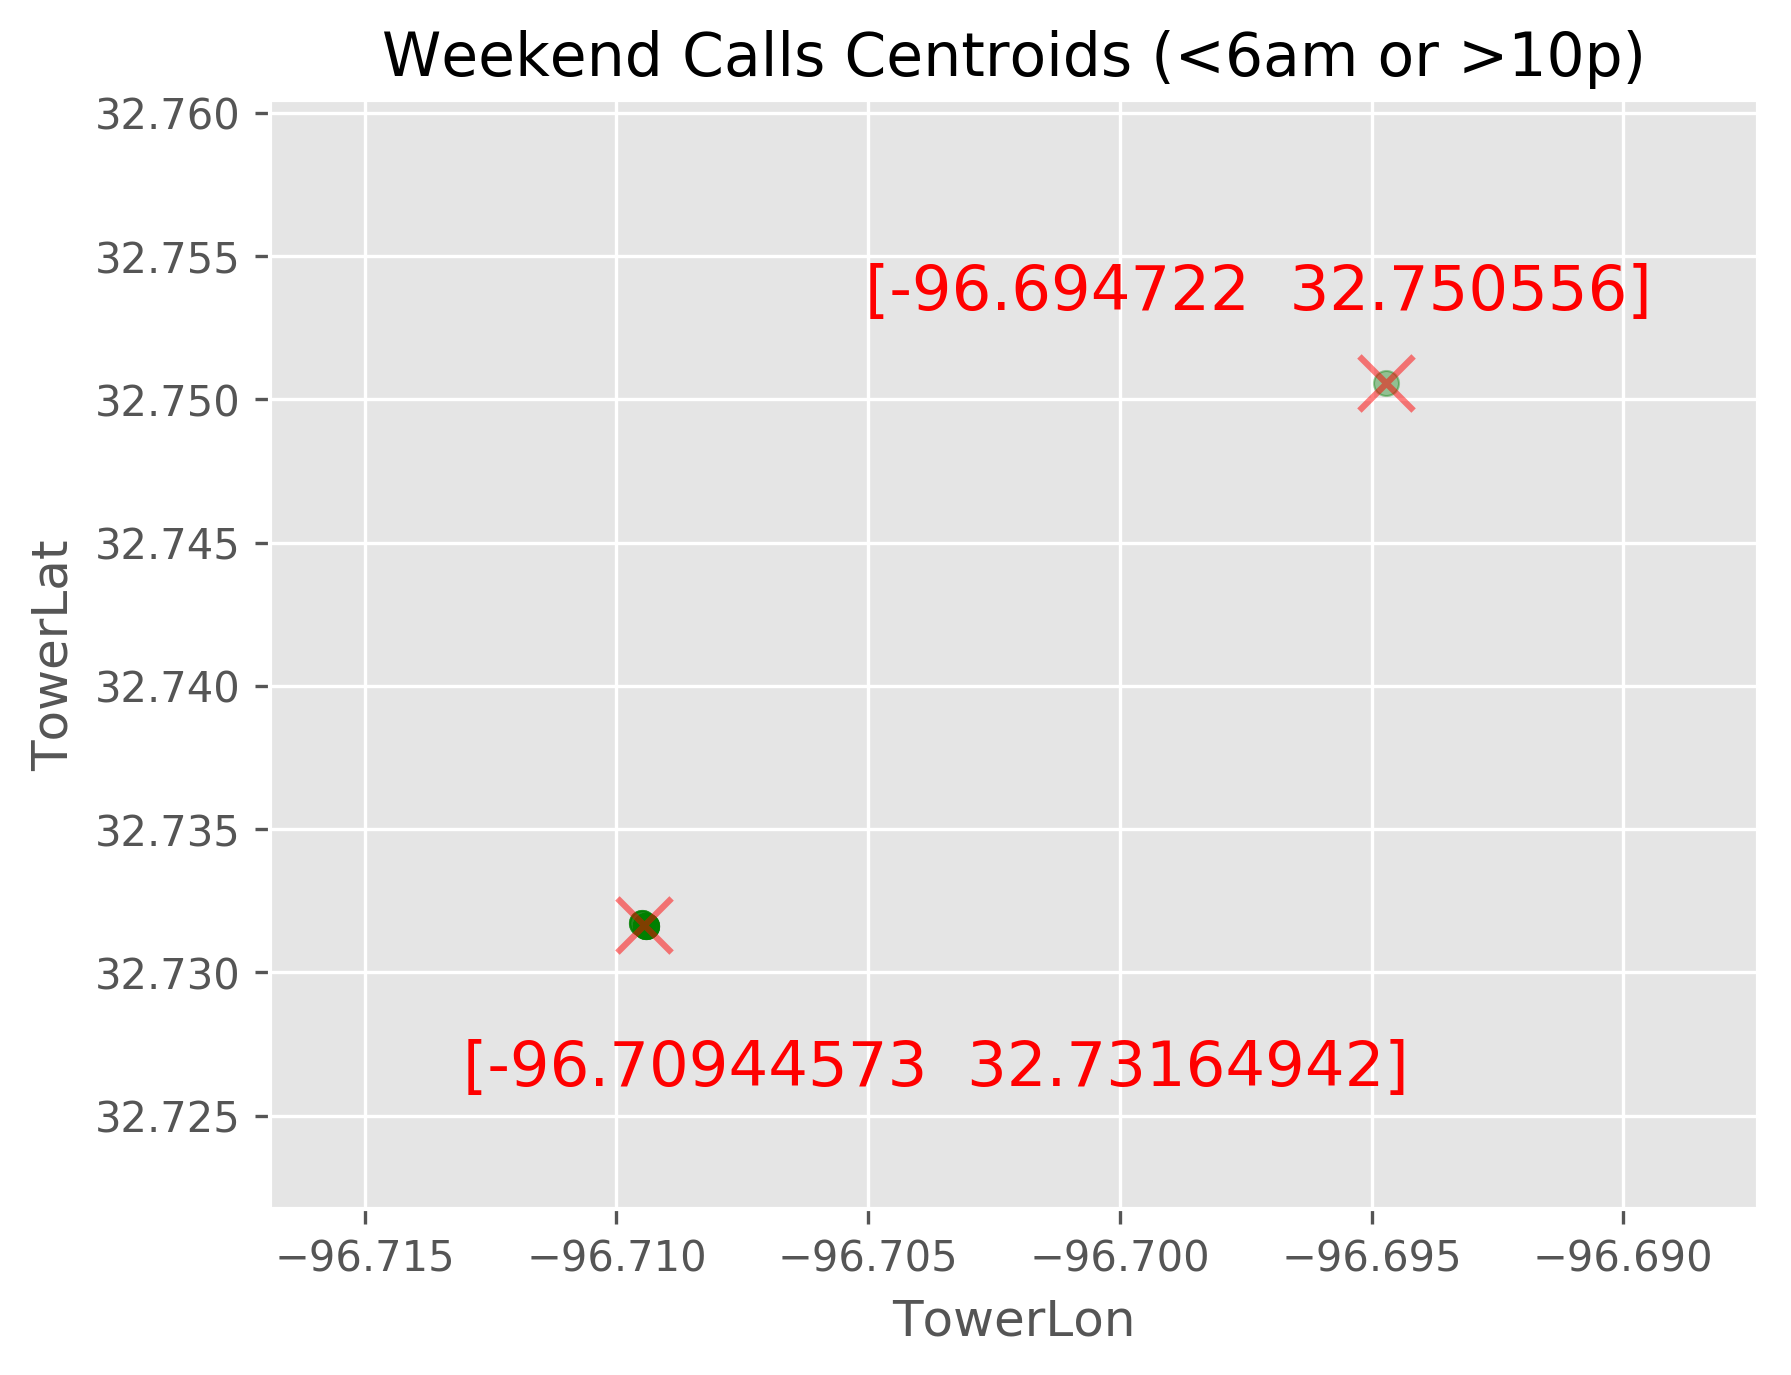

Recreate this plot in Python.
# you'll be exploring in this lab assignment using K-Means are: exactly how useful is telephone
# metadata (or Call Detail Records, CDR)? What kind of intelligence can you extract from CDR
# metadata besides its face value?
#You will be using a sample CDR dataset generated for 10 people living in the Dallas, Texas metroplex area.
# Your task will be to attempt to do what many researchers have already successfully done - partly de-anonymize
# the CDR data. People generally behave in predictable manners, moving from home to work with a few errands in between.
# With enough call data, given a few K-locations of interest, K-Means should be able to isolate rather easily the
# geolocations where a person spends the most of their time.
# Note: to safeguard from doxing people, the CDR dataset you'll be using for this assignment was generated
# using the tools available in the Dive Deeper section. CDRs are at least supposed to be protected by privacy laws,
# and are the basis for proprietary revenue calculations. In reality, there are quite a few public CDRs out there.
# Much information can be discerned from them such as social networks, criminal acts, and believe it or not, even the
# spread of diseases as was demonstrated by Flowminder Foundation paper on Ebola.



import pandas as pd

import matplotlib.pyplot as plt
import matplotlib

matplotlib.style.use('ggplot') # Look Pretty

def showandtell(title=None):
  if title != None: plt.savefig(title + ".png", bbox_inches='tight', dpi=300)



# INFO: This dataset has call records for 10 users tracked over the course of 3 years.
# Your job is to find out where the users likely live and work at!
df=pd.read_csv('Datasets/CDR.csv')



#
# TODO: Load up the dataset and take a peek at its head
# Convert the date using pd.to_datetime, and the time using pd.to_timedelta
#
# .. your code here ..

df.CallDate=pd.to_datetime(df.CallDate)
df.CallTime=pd.to_timedelta(df.CallTime)

# TODO: Get a distinct list of "In" phone numbers (users) and store the values in a
# regular python list.
# Hint: https://docs.scipy.org/doc/numpy/reference/generated/numpy.ndarray.tolist.html
#
# .. your code here ..
user_numbers=list(df.In)



# 
# TODO: Create a slice called user1 that filters to only include dataset records where the
# "In" feature (user phone number) is equal to the first number on your unique list above;
# that is, the very first number in the dataset
#
# .. your code here ..
user1=df[df.In==user_numbers[0]]



# INFO: Plot all the call locations
user1.plot.scatter(x='TowerLon', y='TowerLat', c='gray', alpha=0.7, title='All call Locations')
showandtell('All_call_locations')  # Comment this line out when you're ready to proceed


#
# INFO: The locations map above should be too "busy" to really wrap your head around. This
# is where domain expertise comes into play. Your intuition tells you that people are likely
# to behave differently on weekends:
#
# On Weekends:
#   1. People probably don't go into work
#   2. They probably sleep in late on Saturday
#   3. They probably run a bunch of random errands, since they couldn't during the week
#   4. They should be home, at least during the very late hours, e.g. 1-4 AM
#
# On Weekdays:
#   1. People probably are at work during normal working hours
#   2. They probably are at home in the early morning and during the late night
#   3. They probably spend time commuting between work and home everyday



#
# TODO: Add more filters to the user1 slice you created. Add bitwise logic so that you're
# only examining records that came in on weekends (sat/sun).
#
# .. your code here ..

user1=user1[(user1.DOW=='Sat') | (user1.DOW=='Sun')]




#
# TODO: Further filter it down for calls that are came in either before 6AM OR after 10pm (22:00:00).
# You can use < and > to compare the string times, just make sure you code them as military time
# strings, eg: "06:00:00", "22:00:00": https://en.wikipedia.org/wiki/24-hour_clock
#
# You might also want to review the Data Manipulation section for this. Once you have your filtered
# slice, print out its length:
#
# .. your code here ..

user1=user1[(user1.CallTime< '06:00:00') | (user1.CallTime> '22:00:00')]
print (user1.shape)
#
# INFO: Visualize the dataframe with a scatter plot as a sanity check. Since you're familiar
# with maps, you know well that your X-Coordinate should be Longitude, and your Y coordinate
# should be the tower Latitude. Check the dataset headers for proper column feature names.
# https://en.wikipedia.org/wiki/Geographic_coordinate_system#Geographic_latitude_and_longitude
#
# At this point, you don't yet know exactly where the user is located just based off the cell
# phone tower position data; but considering the below are for Calls that arrived in the twilight
# hours of weekends, it's likely that wherever they are bunched up is probably near where the
# caller's residence:

#
# TODO: Run K-Means with a K=1. There really should only be a single area of concentration. If you
# notice multiple areas that are "hot" (multiple areas the usr spends a lot of time at that are FAR
# apart from one another), then increase K=2, with the goal being that one of the centroids will
# sweep up the annoying outliers; and the other will zero in on the user's approximate home location.
# Or rather the location of the cell tower closest to their home.....
#
# Be sure to only feed in Lat and Lon coordinates to the KMeans algo, since none of the other
# data is suitable for your purposes. Since both Lat and Lon are (approximately) on the same scale,
# no feature scaling is required. Print out the centroid locations and add them onto your scatter
# plot. Use a distinguishable marker and color.
#
# Hint: Make sure you graph the CORRECT coordinates. This is part of your domain expertise.
#
# .. your code here ..

from sklearn.cluster import KMeans
user1=user1.loc[:, ['TowerLon', 'TowerLat']]
model=KMeans(n_clusters=2).fit(user1)
centroids=model.cluster_centers_
labels=model.labels_


fig = plt.figure()
ax = fig.add_subplot(111)
ax.scatter(user1.TowerLon,user1.TowerLat, c='g', marker='o', alpha=0.2)
ax.scatter(centroids[:,0], centroids[:,1], marker='x', c='red', alpha=0.5, linewidths=3, s=169)
ax.set_xlabel('TowerLon')
ax.set_ylabel('TowerLat')
ax.set_title('Weekend Calls Centroids (<6am or >10p)')
ax.text(0.13, 0.1, centroids[0, :], horizontalalignment='left', verticalalignment='bottom', transform=ax.transAxes,
        color='red', fontsize=15)
ax.text(0.4, 0.8, centroids[1,:], horizontalalignment='left', verticalalignment='bottom', transform=ax.transAxes,
        color='red', fontsize=15)
print (centroids)
print (len(labels))

showandtell('Weekend_Calls_Centroids')



# Use Google Maps to find the locations with (Latitude, Longitude) coordinate pairs shown in Figure
# 'Weekend Calls Centroids (<6am or >10p).png', the first user in the CDR, phone number: 04638472273,
# likely live at Spanish Grove Apartments, in the Dallas, TX, USA area


#
# TODO: Repeat the above steps for all 10 individuals, being sure to record their approximate home
# locations. You might want to use a for-loop, unless you enjoy typing.
#
# .. your code here ..

#df1=pd.read_csv('Datasets/CDR.csv')
#df1.CallDate=pd.to_datetime(df1.CallDate)
#df1.CallTime=pd.to_timedelta(df1.CallTime)
#user_numbers=list(df1.In.unique())

#from sklearn.cluster import KMeans
#for i in range(10):
 # user=df1[df1.In == user_numbers[i]]
 # user=user[(user.DOW == 'Sat') | (user.DOW == 'Sun')]
 # user = user[(user.CallTime < '06:00:00') | (user.CallTime > '22:00:00')]
 # user= user.loc[:, ['TowerLon', 'TowerLat']]
 # model = KMeans(n_clusters=2).fit(user)
 # centroids = model.cluster_centers_
 # labels = model.labels_
 # fig = plt.figure()
 # ax = fig.add_subplot(111)
 # ax.scatter(user.TowerLon, user.TowerLat, c='g', marker='o', alpha=0.2)
 # ax.set_title('Weekend Calls (<6am or >10p)')
 # ax.scatter(centroids[:, 0], centroids[:, 1], marker='x', c='red', alpha=0.5, linewidths=3, s=169)
 # ax.set_xlabel('TowerLon')
 # ax.set_ylabel('TowerLat')
 # print(centroids)

plt.show()
